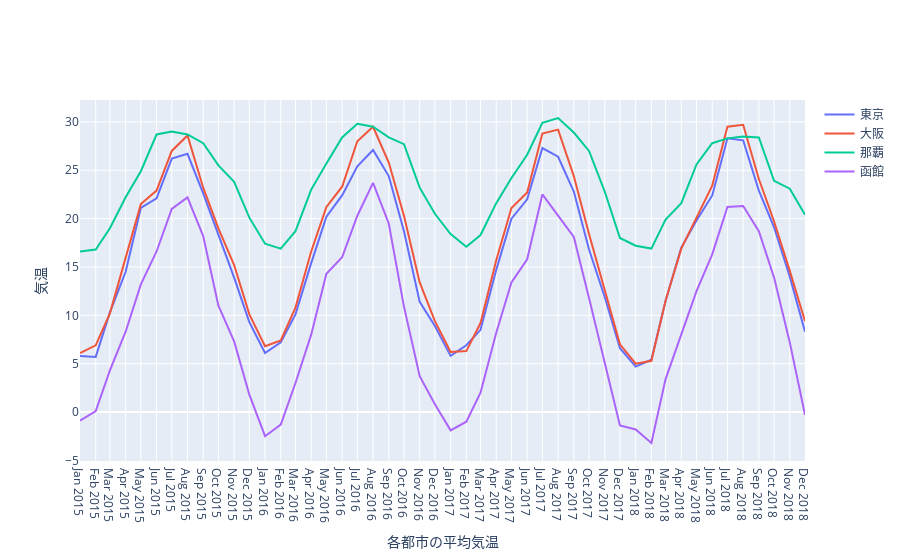

This figure's notebook cell:
### Markdown cell above
list5.67 plotlyを利用した複数の折れ線グラフの描画例

### Code cell
# go.Scatter関数の引数modeにlinesを指定する

tmp_tokyo = go.Scatter(
    x=weather["年月"], y=weather["東京-平均気温(℃)"],
    mode="lines", name="東京"
)
tmp_osaka = go.Scatter(
    x=weather["年月"], y=weather["大阪-平均気温(℃)"],
    mode="lines", name="大阪"
)
tmp_naha = go.Scatter(
    x=weather["年月"], y=weather["那覇-平均気温(℃)"],
    mode="lines", name="那覇"
)
tmp_hakodate = go.Scatter(
    x=weather["年月"], y=weather["函館-平均気温(℃)"],
    mode="lines", name="函館"
)

# レイアウトの指定
layout = go.Layout(
    xaxis=dict(
        title="各都市の平均気温",
        type="date",
        dtick="M1"  # 1か月ごとにラベルを表示
    ),
    yaxis=dict(title="気温")
)

fig = go.Figure(
    data=[tmp_tokyo, tmp_osaka, tmp_naha, tmp_hakodate],
    layout=layout
)
fig.show()
